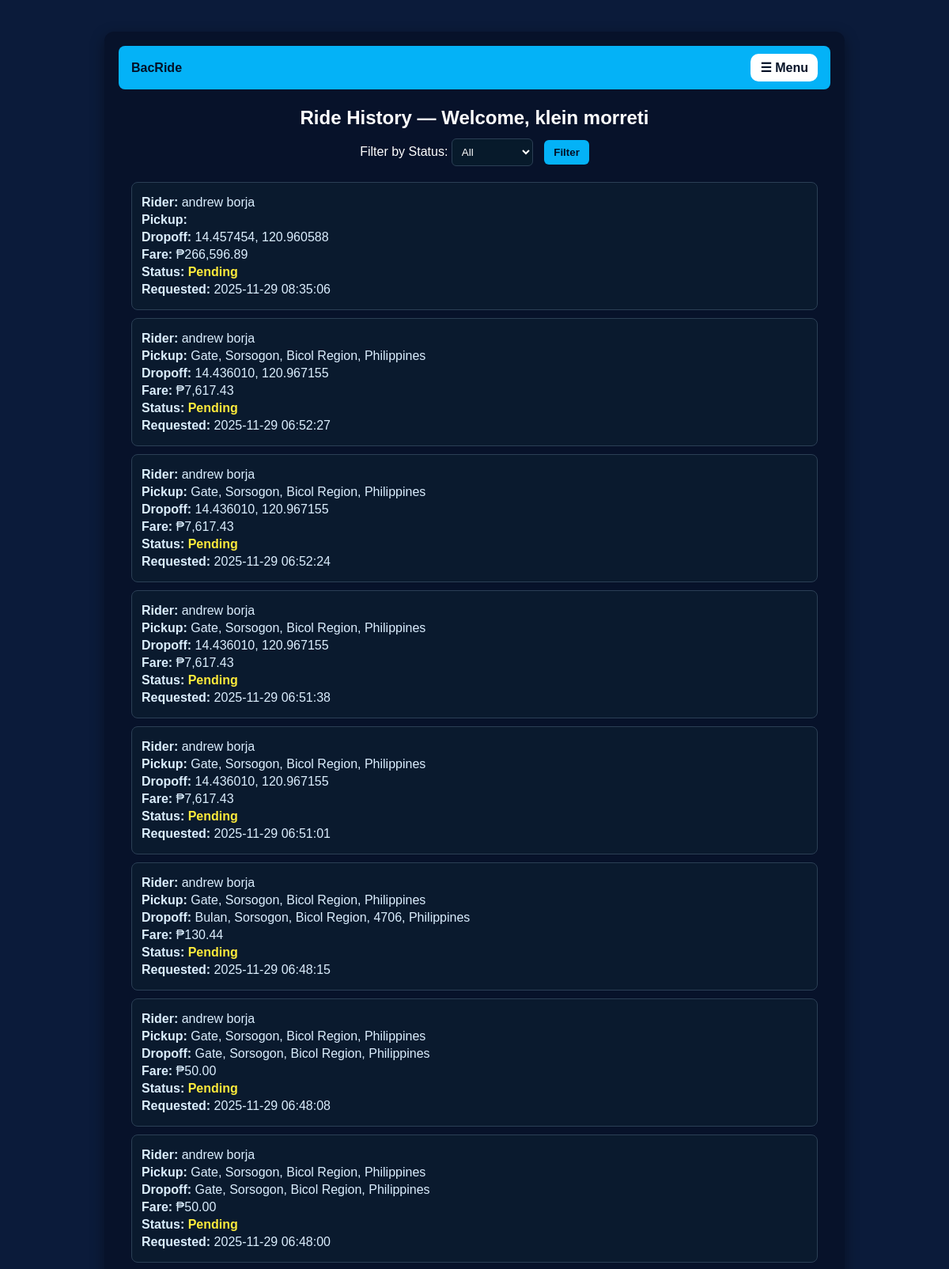
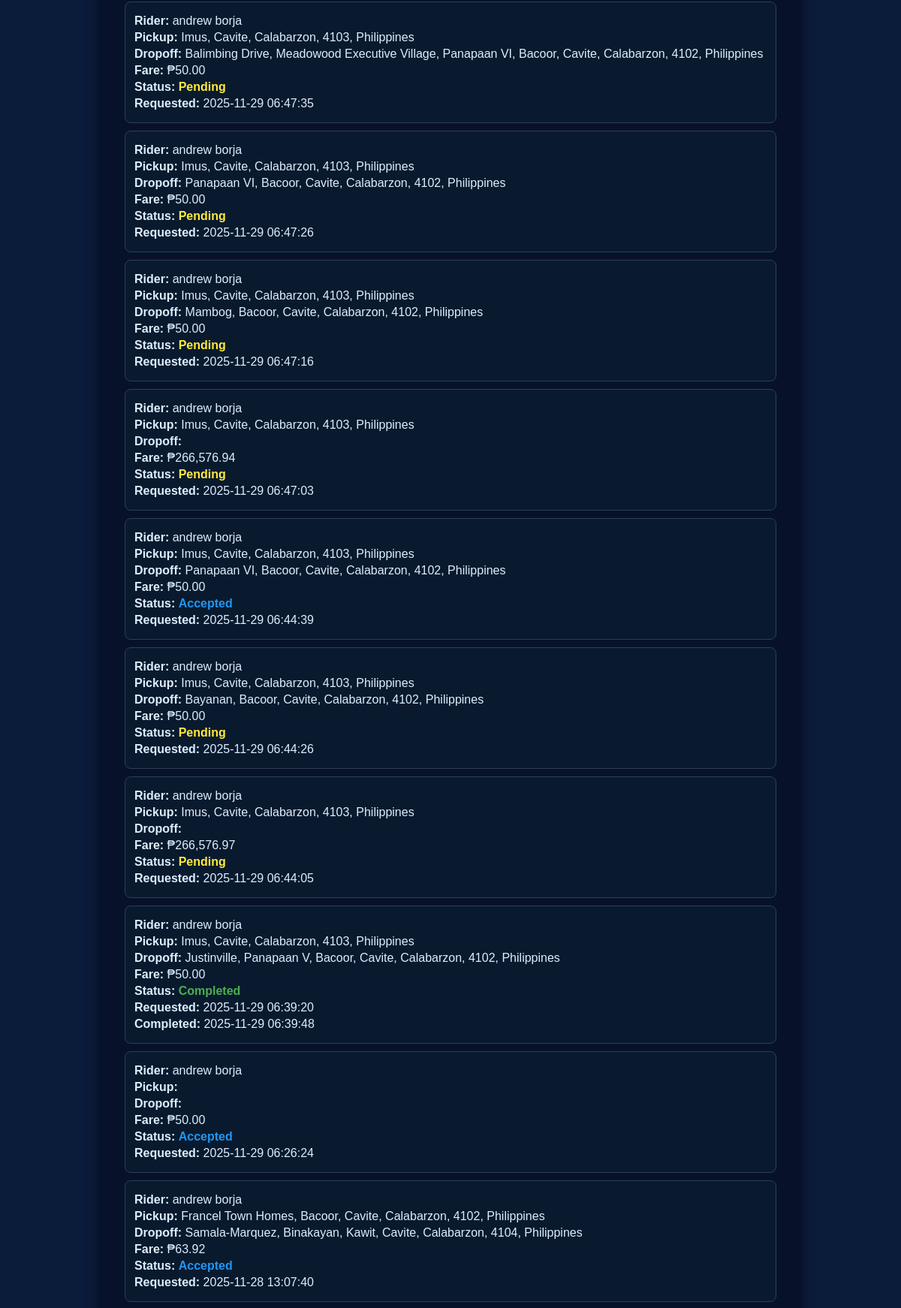
/user/history.php (signed in, upper part), run on the app's committed database (2 pictures, top to bottom).
### tables this page shows
CREATE TABLE `rides` (
  `rideId` int(11) NOT NULL,
  `user_id` int(11) NOT NULL,
  `rider_id` int(11) DEFAULT NULL,
  `pickup_location` varchar(255) NOT NULL,
  `dropoff_location` varchar(255) NOT NULL,
  `status` enum('pending','accepted','in_progress','completed','cancelled') DEFAULT 'pending',
  `fare` decimal(10,2) DEFAULT NULL,
  `date_requested` timestamp NOT NULL DEFAULT current_timestamp(),
  `date_completed` timestamp NULL DEFAULT NULL
);

### user/history.php (the view, shortened to what this page needs)
<?php
$conn = new mysqli("localhost", "root", "", "tric");
$user_id = (int)$_SESSION['id'];
$status_filter = isset($_GET['status']) ? $_GET['status'] : 'all';
$query = "
    SELECT r.rideId, r.pickup_location, r.dropoff_location, r.status, r.fare, r.date_requested, r.date_completed,
           CONCAT(u.firstname, ' ', u.lastname) AS rider_name
    FROM rides r
    JOIN rider rd ON r.rider_id = rd.riderId
    JOIN users u ON rd.user_id = u.id
    WHERE r.user_id = ?
";
$params = [$user_id];
$types = "i";
$query .= " ORDER BY r.date_requested DESC";
$stmt = $conn->prepare($query);
$stmt->bind_param($types, ...$params);
$stmt->execute();
$rides = $stmt->get_result();
?>
<!DOCTYPE html>
<html lang="en">
<head>
</head>
<body>
<div class="container">
    <div class="topbar">
        <div>BacRide</div>
        <div style="position:relative;">
            <div class="dropdown-btn" id="menuToggle">☰ Menu</div>
        </div>
    </div>
    <div class="container-inner">
        <h2>Ride History — Welcome, <?= htmlspecialchars($_SESSION['fullname'] ?? 'User') ?></h2>
        <form method="GET" class="filter-form">
            <label for="status">Filter by Status:</label>
            <select name="status" id="status">
                <option value="all" <?= $status_filter == 'all' ? 'selected' : '' ?>>All</option>
            </select>
            <button type="submit">Filter</button>
        </form>
        <div class="ride-list">
            <?php if($rides->num_rows > 0): ?>
                <?php while($ride = $rides->fetch_assoc()): ?>
                    <div class="ride-item">
                        <p><strong>Rider:</strong> <?= htmlspecialchars($ride['rider_name']) ?></p>
                        <p><strong>Pickup:</strong> <?= htmlspecialchars($ride['pickup_location']) ?></p>
                        <p><strong>Dropoff:</strong> <?= htmlspecialchars($ride['dropoff_location']) ?></p>
                        <p><strong>Fare:</strong> ₱<?= htmlspecialchars(number_format($ride['fare'], 2)) ?></p>
                        <p><strong>Status:</strong> <span class="status <?= strtolower($ride['status']) ?>"><?= htmlspecialchars(ucfirst($ride['status'])) ?></span></p>
                        <p><strong>Requested:</strong> <?= htmlspecialchars($ride['date_requested']) ?></p>
                        <?php if($ride['date_completed']): ?>
                            <p><strong>Completed:</strong> <?= htmlspecialchars($ride['date_completed']) ?></p>
                        <?php endif; ?>
                    </div>
                <?php endwhile; ?>
            <?php else: ?>
                <p style="text-align:center; color:#9fc7e6;">No rides found for the selected filter.</p>
            <?php endif; ?>
        </div>
    </div>
</div>
</body>
</html>

### user/history.php (style rules this page uses)
body { font-family: Arial, sans-serif; background: #0b1b3a; color: #fff; margin:0; padding:0; }
.container { max-width: 900px; margin: 20px auto; background: #07122a; padding: 18px; border-radius: 12px; box-shadow: 0 6px 18px rgba(0,0,0,0.4); }
.topbar { display:flex; justify-content:space-between; align-items:center; background:#04b2f7; padding:10px 16px; border-radius:8px; color:#031026; font-weight:bold; }
.dropdown-btn { background:#fff; color:#031026; padding:8px 12px; border-radius:10px; cursor:pointer; position:relative; }
.container-inner { padding: 16px; }
h2 { margin: 6px 0 12px; color:#fff; text-align:center; }
.filter-form { margin-bottom: 20px; text-align: center; }
select { padding: 8px; border-radius: 6px; border: 1px solid #2b3f55; background: #071a2b; color: #fff; }
button { background:#04b2f7; color:#031026; border:none; padding:8px 12px; border-radius:6px; font-weight:700; cursor:pointer; margin-left: 10px; }
.ride-list { margin-top: 20px; }
.ride-item { background: #0a1a2e; padding: 12px; margin-bottom: 10px; border-radius: 8px; border: 1px solid #2b3f55; }
.ride-item p { margin: 4px 0; color: #dbeefe; }
.status { font-weight: bold; }
.status.pending { color: #ffeb3b; }
.status.accepted { color: #2196f3; }
.status.completed { color: #4caf50; }
@media (min-width:900px) { .container { margin-top:40px; } }

### data on the page
rides: rider_name "andrew borja", dropoff_location "14.457454, 120.960588", fare "266,596.89", status "Pending", date_requested "2025-11-29 08:35:06"
rides: rider_name "andrew borja", pickup_location "Gate, Sorsogon, Bicol Region, Philippines", dropoff_location "14.436010, 120.967155", fare "7,617.43", status "Pending", date_requested "2025-11-29 06:52:27"
rides: rider_name "andrew borja", pickup_location "Gate, Sorsogon, Bicol Region, Philippines", dropoff_location "14.436010, 120.967155", fare "7,617.43", status "Pending", date_requested "2025-11-29 06:52:24"
rides: rider_name "andrew borja", pickup_location "Gate, Sorsogon, Bicol Region, Philippines", dropoff_location "14.436010, 120.967155", fare "7,617.43", status "Pending", date_requested "2025-11-29 06:51:38"
rides: rider_name "andrew borja", pickup_location "Gate, Sorsogon, Bicol Region, Philippines", dropoff_location "14.436010, 120.967155", fare "7,617.43", status "Pending", date_requested "2025-11-29 06:51:01"
rides: rider_name "andrew borja", pickup_location "Gate, Sorsogon, Bicol Region, Philippines", dropoff_location "Bulan, Sorsogon, Bicol Region, 4706, Philippines", fare "130.44", status "Pending", date_requested "2025-11-29 06:48:15"
rides: rider_name "andrew borja", pickup_location "Gate, Sorsogon, Bicol Region, Philippines", dropoff_location "Gate, Sorsogon, Bicol Region, Philippines", fare "50.00", status "Pending", date_requested "2025-11-29 06:48:08"
rides: rider_name "andrew borja", pickup_location "Gate, Sorsogon, Bicol Region, Philippines", dropoff_location "Gate, Sorsogon, Bicol Region, Philippines", fare "50.00", status "Pending", date_requested "2025-11-29 06:48:00"
rides: rider_name "andrew borja", pickup_location "Imus, Cavite, Calabarzon, 4103, Philippines", dropoff_location "Balimbing Drive, Meadowood Executive Village, Panapaan VI, Bacoor, Cavite, Calabarzon, 4102, Philippines", fare "50.00", status "Pending", date_requested "2025-11-29 06:47:35"
rides: rider_name "andrew borja", pickup_location "Imus, Cavite, Calabarzon, 4103, Philippines", dropoff_location "Panapaan VI, Bacoor, Cavite, Calabarzon, 4102, Philippines", fare "50.00", status "Pending", date_requested "2025-11-29 06:47:26"
rides: rider_name "andrew borja", pickup_location "Imus, Cavite, Calabarzon, 4103, Philippines", dropoff_location "Mambog, Bacoor, Cavite, Calabarzon, 4102, Philippines", fare "50.00", status "Pending", date_requested "2025-11-29 06:47:16"
rides: rider_name "andrew borja", pickup_location "Imus, Cavite, Calabarzon, 4103, Philippines", fare "266,576.94", status "Pending", date_requested "2025-11-29 06:47:03"
rides: rider_name "andrew borja", pickup_location "Imus, Cavite, Calabarzon, 4103, Philippines", dropoff_location "Panapaan VI, Bacoor, Cavite, Calabarzon, 4102, Philippines", fare "50.00", status "Accepted", date_requested "2025-11-29 06:44:39"
rides: rider_name "andrew borja", pickup_location "Imus, Cavite, Calabarzon, 4103, Philippines", dropoff_location "Bayanan, Bacoor, Cavite, Calabarzon, 4102, Philippines", fare "50.00", status "Pending", date_requested "2025-11-29 06:44:26"
rides: rider_name "andrew borja", pickup_location "Imus, Cavite, Calabarzon, 4103, Philippines", fare "266,576.97", status "Pending", date_requested "2025-11-29 06:44:05"
rides: rider_name "andrew borja", pickup_location "Imus, Cavite, Calabarzon, 4103, Philippines", dropoff_location "Justinville, Panapaan V, Bacoor, Cavite, Calabarzon, 4102, Philippines", fare "50.00", status "Completed", date_requested "2025-11-29 06:39:20", date_completed "2025-11-29 06:39:48"
rides: rider_name "andrew borja", fare "50.00", status "Accepted", date_requested "2025-11-29 06:26:24"
rides: rider_name "andrew borja", pickup_location "Francel Town Homes, Bacoor, Cavite, Calabarzon, 4102, Philippines", dropoff_location "Samala-Marquez, Binakayan, Kawit, Cavite, Calabarzon, 4104, Philippines", fare "63.92", status "Accepted", date_requested "2025-11-28 13:07:40"

### other printed values
$_SESSION['fullname'] "klein morreti"
